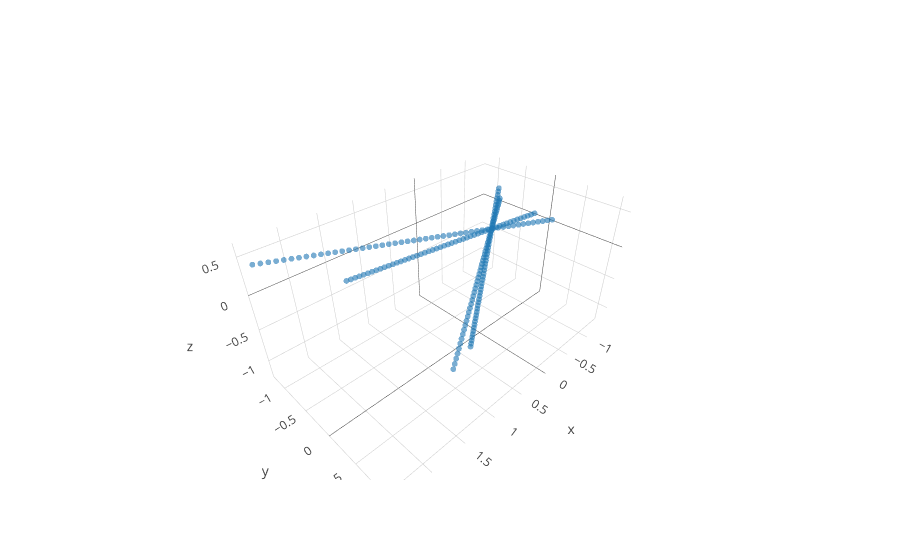

Here is the notebook cell this chart was saved with:
### Code cell
## Plot vector PCA
fig_data= [go.Scatter3d(
        x = features[:,0],
        y = features[:,1],
        z = features[:,2],
        type='scatter3d',
        mode= "markers",
        text= ['a: {}; b: {}, L: {}; index = {}'.format(background_1[k,0],background_1[k,1],background_1[k,2], k) for k in range(background_1.shape[0])],
        marker= {
        'line': {'width': 0},
        'size': 2,
        'symbol': 'circle',
      "opacity": .6
      }
    )]


layout = go.Layout(
    margin=dict(
        l=0,
        r=0,
        b=0,
        t=0
    )
)

fig = go.Figure(data=fig_data)
iplot(fig)

### Figure 1 — Plotly figure (JSON) as saved in the notebook; plotly's stock layout.template omitted (floating-point values rounded to 4 significant figures; data arrays with more than 128 entries replaced by an {"elided": "..."} marker saying what was removed)
{"data": [{"marker": {"line": {"width": 0}, "opacity": 0.6, "size": 2, "symbol": "circle"}, "mode": "markers", "text": {"elided": "4000 str values"}, "type": "scatter3d", "x": {"elided": "200 float values"}, "y": {"elided": "200 float values"}, "z": {"elided": "200 float values"}}], "layout": {}}
